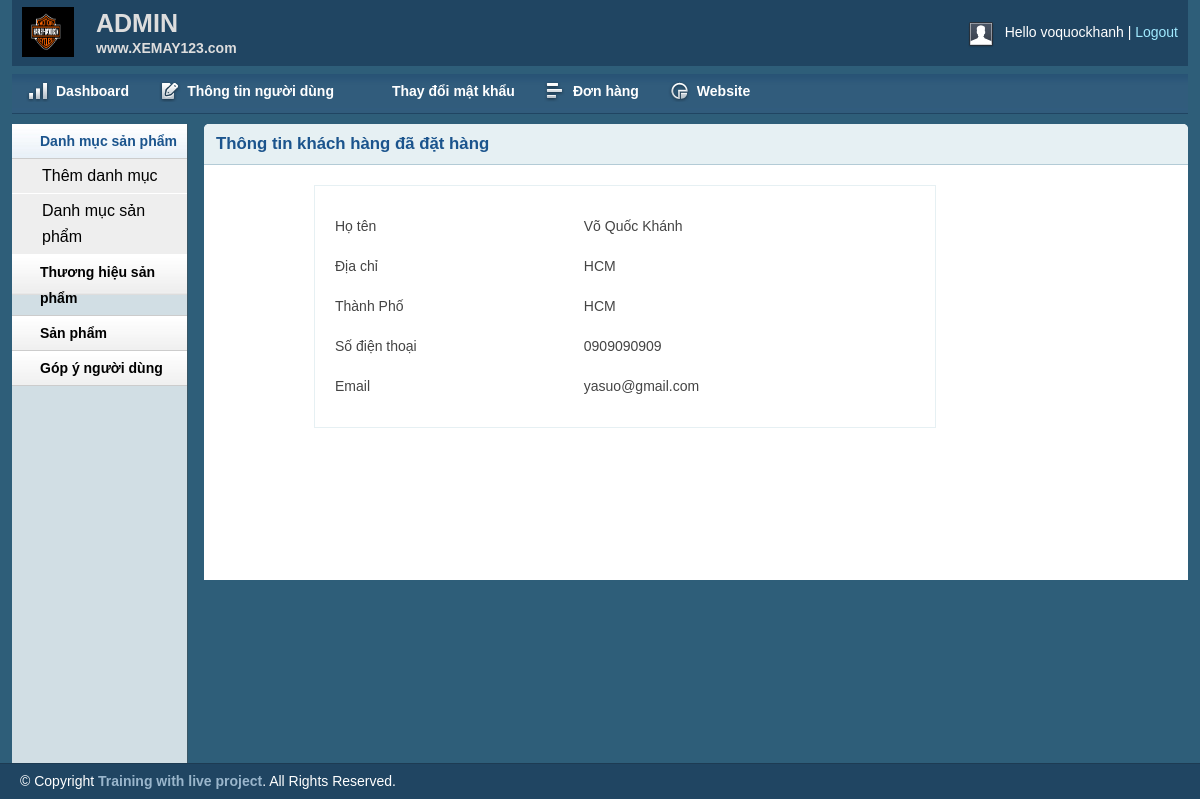
Screenshot of /admin/customer.php?customerid=4 (signed in) with the database file from the repository.
### tables this page shows
CREATE TABLE `tbl_customer` (
  `id` int NOT NULL,
  `name` varchar(255) NOT NULL,
  `address` varchar(255) NOT NULL,
  `city` varchar(255) NOT NULL,
  `country` varchar(255) NOT NULL,
  `zipcode` varchar(255) NOT NULL,
  `phone` varchar(255) NOT NULL,
  `email` varchar(255) NOT NULL,
  `password` varchar(255) NOT NULL
);

### lib/database.php (called while the page is built, shortened)
<?php
class Database {
    public $host = DB_HOST;
    public $user = DB_USER;
    public $pass = DB_PASS;
    public $dbname = DB_NAME;
    public $link;
    private function connectDB() {
        $this->link = new mysqli($this->host, $this->user, $this->pass, $this->dbname);
        $this->link->set_charset("utf8");
    }
    public function select($query) {
        $result = $this->link->query($query) or die($this->link->error . __LINE__);
        if ($result->num_rows > 0) {
            return $result;
        } else {
            return false;
        }
    }
}
?>

### classes/customer.php (called while the page is built, shortened)
<?php
	$filepath = realpath(dirname(__FILE__));
	include_once ($filepath.'/../lib/database.php');
?>
<?php
	class customer
	{
		private $db;
		public function __construct()
		{
			$this->db = new Database();
		}
		public function show_customers($id)
		{
			$query = "SELECT * FROM tbl_customer WHERE id ='$id'";
			$resutl_show_customers = $this->db->select($query);
			return $resutl_show_customers;
		}
	}
 ?>

### admin/customer.php (the view, shortened to what this page needs)
<?php include 'inc/header.php';?>
<?php include 'inc/sidebar.php';?>
<?php
    $filepath = realpath(dirname(__FILE__));
    include_once ($filepath.'/../classes/customer.php');
 ?>
<?php
    $cs = new customer();
    if(!isset($_GET['customerid']) || $_GET['customerid'] == NULL){
        echo "<script> window.location = 'inbox.php' </script>";
    }else {
        $id = $_GET['customerid'];
    }
  ?>
<div class="grid_10">
            <div class="box round first grid">
                <h2>Thông tin khách hàng đã đặt hàng</h2>
               <div class="block copyblock">
                 <form action="catadd.php" method="post">
                    <table class="form">
                    <?php
                    $show_customer =$cs->show_customers($id);
                    if($show_customer)
                    {
                        while ($result =$show_customer->fetch_assoc()) {
                    ?>
                        <tr>
                            <td>Họ tên</td>
                            <td><?php echo $result['name']; ?></td>
                        </tr>
                        <tr>
                            <td>Địa chỉ</td>
                            <td><?php echo $result['address']; ?></td>
                        </tr>
                        <tr>
                            <td>Thành Phố</td>
                            <td><?php echo $result['city']; ?></td>
                        </tr>
                        <tr>
                            <td>Số điện thoại</td>
                            <td><?php echo $result['phone']; ?></td>
                        </tr>
                        <tr>
                            <td>Email</td>
                            <td><?php echo $result['email']; ?></td>
                        </tr>
                    <?php }
                }?>
                    </table>
                    </form>
                </div>
            </div>
        </div>
<?php
include 'inc/footer.php';
?>

### admin/css/text.css (style rules this page uses)
body { font: 13px/1.5 Tahoma, Helvetica, Arial, 'Liberation Sans', FreeSans, sans-serif; }
h2 { font-size: 23px; }
p, dl, hr, h1, h2, h3, h4, h5, h6, ol, ul, pre, table, address, fieldset { margin-bottom: 20px; }

### admin/css/grid.css (style rules this page uses)
.grid_1, .grid_2, .grid_3, .grid_4, .grid_5, .grid_6, .grid_7, .grid_8, .grid_9, .grid_10, .grid_11, .grid_12, .grid_13, .grid_14, .grid_15, .grid_16 { display: inline; float: left; margin-left: 1%; margin-right: 1%; }
.container_12 .grid_10 { width: 81.333%; }

### admin/css/layout.css (style rules this page uses)
body { background: #fff none repeat scroll 0 0; color: #444; font-size: 14px; padding: 0; }
h1, h2, h3, h4, h5, h6 { line-height:1.2em; margin-bottom:.3em; }
h2 { margin-top:1em; }
.box { background:#fff; margin-bottom:20px; padding:10px 10px 10px 10px; margin-left:-8px; }
.box.grid { padding-bottom:40px; }
.box.round { -moz-border-radius: 5px 5px 0px 0px; -webkit-border-radius: 5px 5px 0px 0px; border-radius: 5px 5px 0px 0px; }
.box h2 { font-size:1.2em; font-weight:bold; color:#1B548D; background:#E6F0F3; margin:-10px -10px 0 -10px; padding:10px 12px; border-bottom:1px solid #B3CBD6; -moz-border-radius: 5px 5px 0px 0px; -webkit-border-radius: 5px 5px 0px 0px; border-radius: 5px 5px 0px 0px; }
.box.first { min-height: 406px; }
.block { padding-top:20px; }
.copyblock { border: 1px solid #e6f0f3; line-height: 32px; margin-left: 100px; margin-top: 20px; padding-left: 20px; width: 600px; }
table.form { width:100%; }
table.form td { padding:4px 0px; }
.block { padding-bottom:1px; }

### rows the page displays
tbl_customer: name "Võ Quốc Khánh", address "HCM", city "HCM", phone "0909090909", email "yasuo@gmail.com"

### other values shown
Session:: get('adminName') "voquockhanh"
